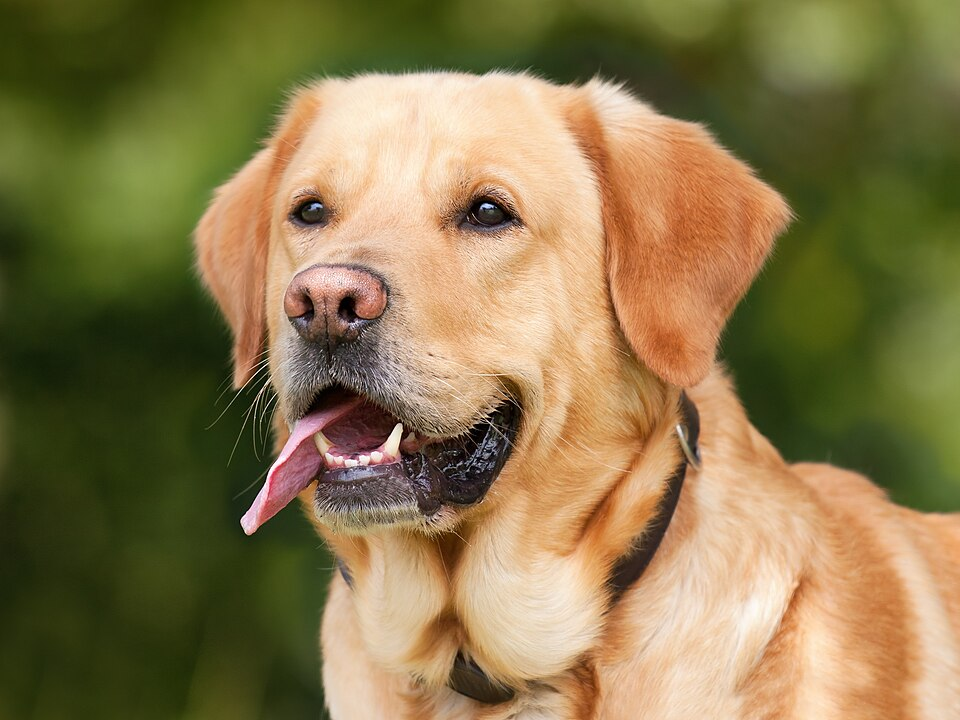
#> input picture python/img/src/dog.jpg, 960 x 720 px
$ python img_processing.py
#> lines starting #> are read from the running program, lines starting #| are printed output that depends on the picture; after the words box and inside, x2 and y2 are one past the last pixel; in counts of white or black regions, pixels touching at a corner belong together
import numpy as np
from PIL import Image
import matplotlib
matplotlib.use('agg')
import matplotlib.pyplot as plt

img_path = 'img/src/dog.jpg'
img = Image.open(img_path).convert('L')
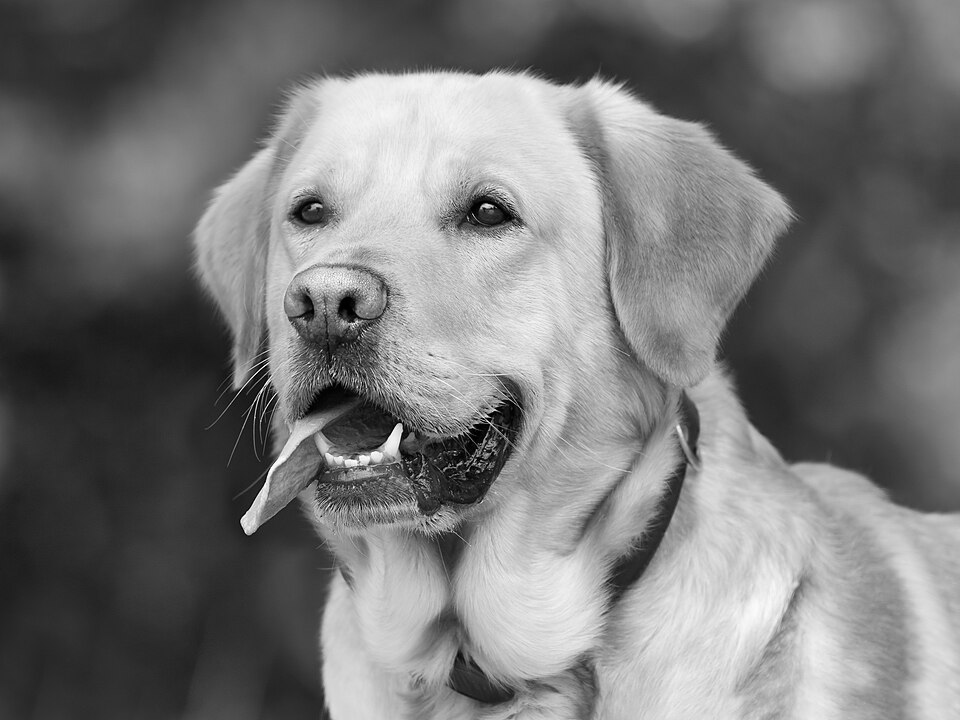
#> img: PIL image 960x720 L; min 0, max 254, mean 119.7
img = np.array(img)

plt.imshow(img)
plt.savefig('img/output/grayscale_img.png')
print(img)
#> (printed output is left out)


def apply_kernel(kernel, image, starting_point):
    # el starting point es el punto superior izquierdo desde el que arranco a aplicar el kernel
    # el applied_kernel ahora es un escalar pero podría ser una matriz...
    applied_kernel = 0
    for i in range(0, kernel.shape[0]):
        for j in range(0, kernel.shape[1]):
            applied_kernel += kernel[i][j] * image[starting_point[0] + i][starting_point[1] + j]
    return applied_kernel

kernel = np.array([
    [-1, 0, 1],
    [-2, 0, 2],
    [-1, 0, 1]])

stride = 3

filtered_img = np.zeros((int(img.shape[0] / stride), int(img.shape[1] / stride)))

tol = 70
for i in range(0, img.shape[0], stride):
    for j in range(0, img.shape[1], stride):
        applied_kernel = apply_kernel(kernel, img, [i, j])
        filtered_img[int(i / stride)][int(j / stride)] = 1 if applied_kernel > tol else 0
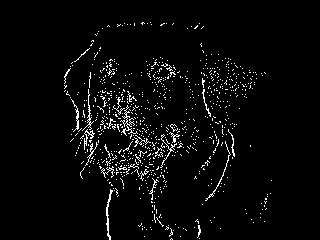
#> filtered_img: shape (240, 320) float64; values 0 (black) and 1 (white), 3.6% white in thin lines or dots, all inside (x1, y1, x2, y2) = (64, 22, 272, 240)

plt.imshow(filtered_img)
plt.savefig('img/output/filtered_img.png')
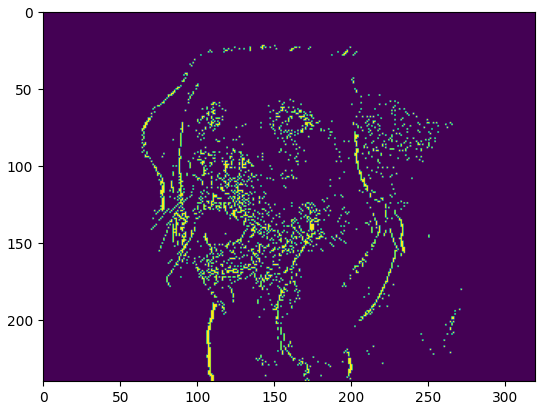
#> figure drawn by matplotlib, 1 panel
print(filtered_img)
#> (printed output is left out)
print(np.max(filtered_img))
#| 1.0
